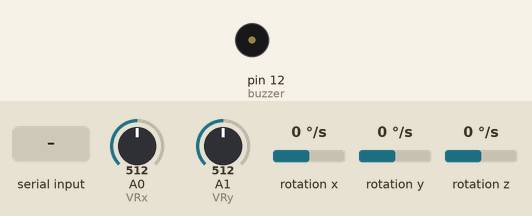
Bench run of a sketch on a simulated Arduino Uno, built with avr-gcc and run on an emulated ATmega328P. Shown: buzzer (waves = sounding, pin HIGH). Wiring (inferred from the names in the program): MPU-6050 motion sensor at I2C address 0x68. The inputs (shaded band) are chosen by the test bench; at power-on: rotation x 0 °/s, A0 (VRx) = 512, A1 (VRy) = 512, rotation y 0 °/s, rotation z 0 °/s. What the sketch prints to the serial monitor is not drawn.

Above: at 1.2 s.
1.3 s: "A" received over Serial
2.9 s: rotation x set to -192 °/s
4.9 s: rotation x set to 100 °/s
Timing chart, 0 to 7.9 s (numbered marks = the images above; inputs shaded):
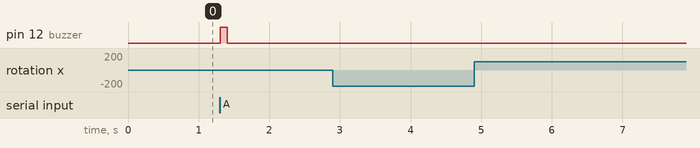

Measured:
- after the input at 1.3 s, pin 12 (buzzer): LOW → HIGH at once, → LOW 0.10 s later
- after the input at 2.9 s, every drawn part: stays the same
- after the input at 4.9 s, every drawn part: stays the same

The sketch:

snake-JoystickGyro.ino
```cpp
#include<Wire.h>

int VRx = A0; //joystick x-axis pin
int VRy = A1; //joystick y-axis pin

int buzzer = 12; //buzzer pin

int xInput = 0;
int yInput = 0;
int SW_state = 0;
int mapX = 0;
int mapY = 0;
char up = 'w', down = 's', left = 'a' , right = 'd';

int dataIn = 0;

const int mcAddr = 0x68;  // I2C address of the MPU-6050 (microprocessorAddress)
int16_t gyroX,gyroY,gyroZ;

void setup() {
  Wire.begin();
  Wire.beginTransmission(mcAddr);
  Wire.write(0x6B);   //PWR_MGMT_1 register
  Wire.write(0);      //set to zero (wakes up the MPU-6050)
  Wire.endTransmission(true);

  Serial.begin(9600);

  pinMode(VRx, INPUT);
  pinMode(VRy, INPUT);
  pinMode(buzzer, OUTPUT);
}

void loop() {

  //Read joystick for joystick inputs
  xInput = analogRead(VRx);
  yInput = analogRead(VRy);
  mapX = map(xInput, 0, 1023, -512, 512);
  mapY = map(yInput, 0, 1023, -512, 512);

  //Read gyroscope for tilt input
  Wire.beginTransmission(mcAddr);
  Wire.write(0x43);     //starting with register 0x43
  Wire.endTransmission(false);
  Wire.requestFrom(mcAddr, 6, true); //request 6 registers
  gyroX = Wire.read() << 8 | Wire.read();  // 0x43 (GYRO_XOUT_H) & 0x44 (GYRO_XOUT_L)
  gyroY = Wire.read() << 8 | Wire.read();  // 0x45 (GYRO_YOUT_H) & 0x46 (GYRO_YOUT_L)
  gyroZ = Wire.read() << 8 | Wire.read();  // 0x47 (GYRO_ZOUT_H) & 0x48 (GYRO_ZOUT_L)

  //Send instructions to game based on inputs by printing to serial monitor
  //OR joystick and gyro input vars so either device is accepted
  if((mapX > 300) || (gyroX < -4000)){
    Serial.print(right);
    delay(100);
  }
  else if((mapX < -300) || (gyroX > 4000)){
    Serial.print(left);
    delay(100);
  }
  else if((mapY > 300) || (gyroY > 4000)){
    Serial.print(up);
    delay(100);
  }
  else if((mapY < -300) || (gyroY < -4000)){
    Serial.print(down);
    delay(100);
  }

  //read data from game to check for apple eaten flag
  dataIn = Serial.read();
  Serial.println(dataIn);

  if(dataIn == 'A'){ //activate buzzer if data read is apple eaten flag
    digitalWrite(buzzer, HIGH);
    delay(100);
    digitalWrite(buzzer, LOW);
  }

}
```
